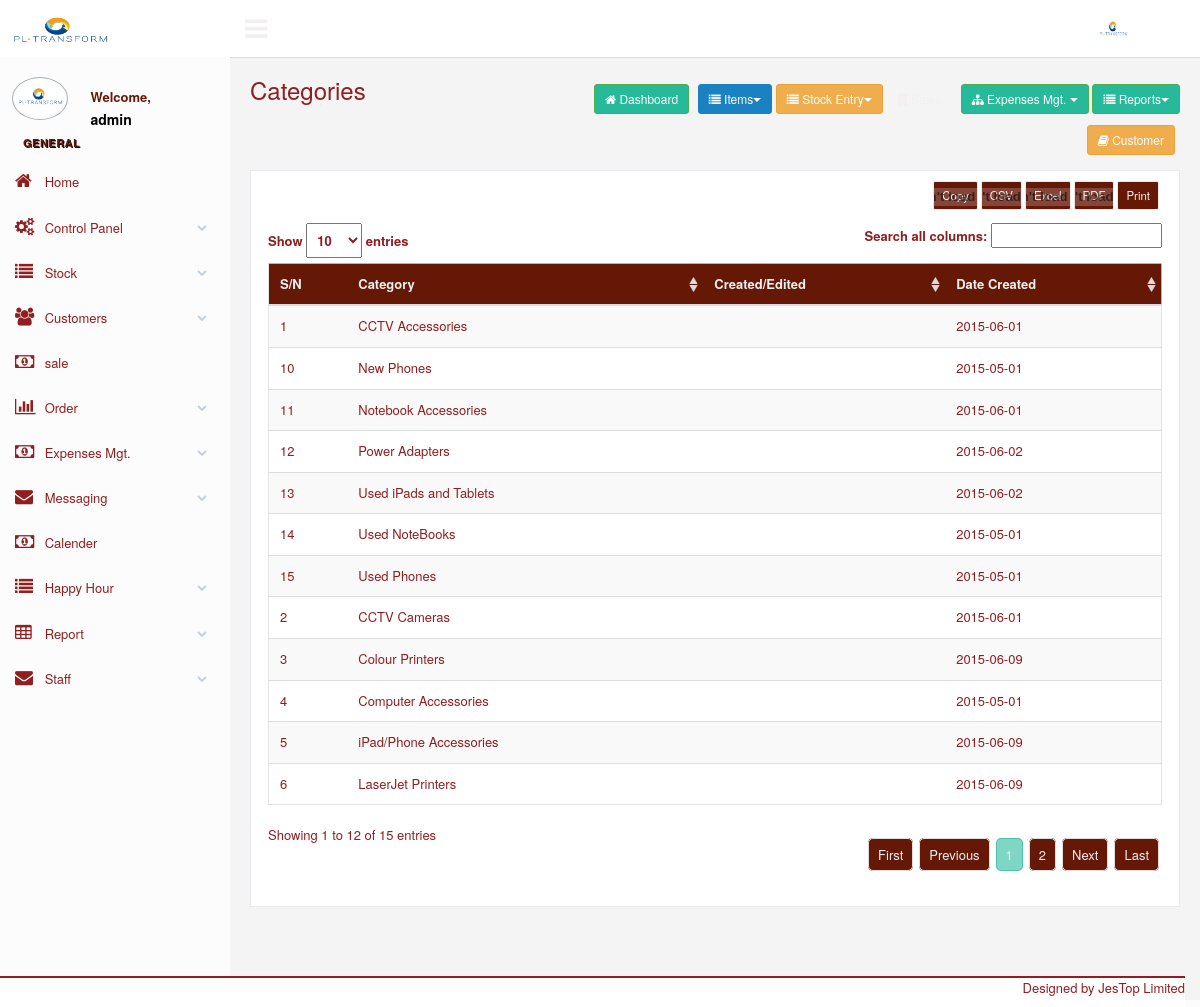
The page /categories-report.php (signed in) on the database its author committed.
### tables this page shows
CREATE TABLE `categories` (
  `cid` int(11) NOT NULL,
  `category` varchar(50) NOT NULL,
  `user` int(11) NOT NULL,
  `xdate` date NOT NULL
);

### categories-report.php (the view, shortened to what this page needs)
<?php require_once("includes/session.php"); ?>
<?php
$xID = $_SESSION["ustcode"];
?>
<?php
	$pg = isset($_GET["pg"]) ? $_GET["pg"] : '';
	$sql = isset($_GET["sql"]) ? $_GET["sql"] : '';
?>
<?php
	$select_content10=("select * from systemusers WHERE id='$xID'");
	$content_result10= mysqli_query($db, $select_content10) or die (mysqli_error($db));
	$content10 = mysqli_fetch_assoc($content_result10);
?>
<?php include("header.php"); ?>
<div class="right_col" role="main">
    <div class="">
        <div class="page-title">
            <div class="title_left">
                <h3>Categories</h3>
            </div>
            <div class="title_right">
                <div class="col-md-12 col-sm-12 col-xs-12 form-group pull-right top_search">
                 	<?php include("menu.php");?>
                </div>
            </div>
        </div>
        <div class="clearfix"></div>
        <div class="row">
            <div class="col-md-12 col-sm-12 col-xs-12">
                <div class="x_panel" >
			<?php
				if ($pg == "")
						{
			?>
							<span style="font-family:Arial, Helvetica, sans-serif;font-size:11px;color:#FF0000"><?php echo $sql; ?></span>
							<table class="table table-striped responsive-utilities jambo_table" id="example">
			<?php
						$select_content=("select * from categories  order by category asc");
						$content_result= mysqli_query($db, $select_content) or die (mysqli_error($db));
						$content = mysqli_fetch_assoc($content_result);
						$num_chk = mysqli_num_rows ($content_result);
						$k = 0
			?>
			<?php
			if ($num_chk == 0)
				{
			?>
								<tr height="23" onMouseOver="this.style.backgroundColor='#FFCC66';" onMouseOut="this.style.backgroundColor='';" bgcolor="#EFEFEF">
									<td colspan="5"  align="center">No Record Found</td>
								</tr>
			<?php
			}
				else
			{
			?>
            		<thead>
                        <tr>
                            <th>S/N</th>
                            <th>Category</th>
                            <th>Created/Edited</th>
                            <th>Date Created</th>
                        </tr>
                    </thead>
                    <tbody>
			<?php do {
						$k = $k + 1;
						?>
								<tr>
									<td><?php echo $k  ?></td>
                                    <td><?php  echo $content['category']?></td>
                                    <td><?php  echo $content10['userName']?></td>
									<td><?php  echo ucfirst($content ['xdate'])?></td>
								</tr>
						 <?php } while ($content = mysqli_fetch_assoc($content_result)); ?>
			<?php
				}
			?>
                </tbody>
                </table>
			<?php
			}
			?>
			</div>
	 </div>
   </div>
 </div>
<?php include("includes/footer.php") ?>

### css/calendar/fullcalendar.print.css (style rules this page uses)
th, td, hr, thead, tbody, .fc-row { border-color: #ccc !important; background: #fff !important; }

### rows shown on the page
categories: category "CCTV Accessories", xdate "2015-06-01"
categories: category "CCTV Cameras", xdate "2015-06-01"
categories: category "Colour Printers", xdate "2015-06-09"
categories: category "Computer Accessories", xdate "2015-05-01"
categories: category "iPad/Phone Accessories", xdate "2015-06-09"
categories: category "LaserJet Printers", xdate "2015-06-09"
categories: category "New Phones", xdate "2015-05-01"
categories: category "Notebook Accessories", xdate "2015-06-01"
categories: category "Power Adapters", xdate "2015-06-02"
categories: category "Used iPads and Tablets", xdate "2015-06-02"
categories: category "Used NoteBooks", xdate "2015-05-01"
categories: category "Used Phones", xdate "2015-05-01"

### other values the page prints
$_SESSION["username"] "admin"
